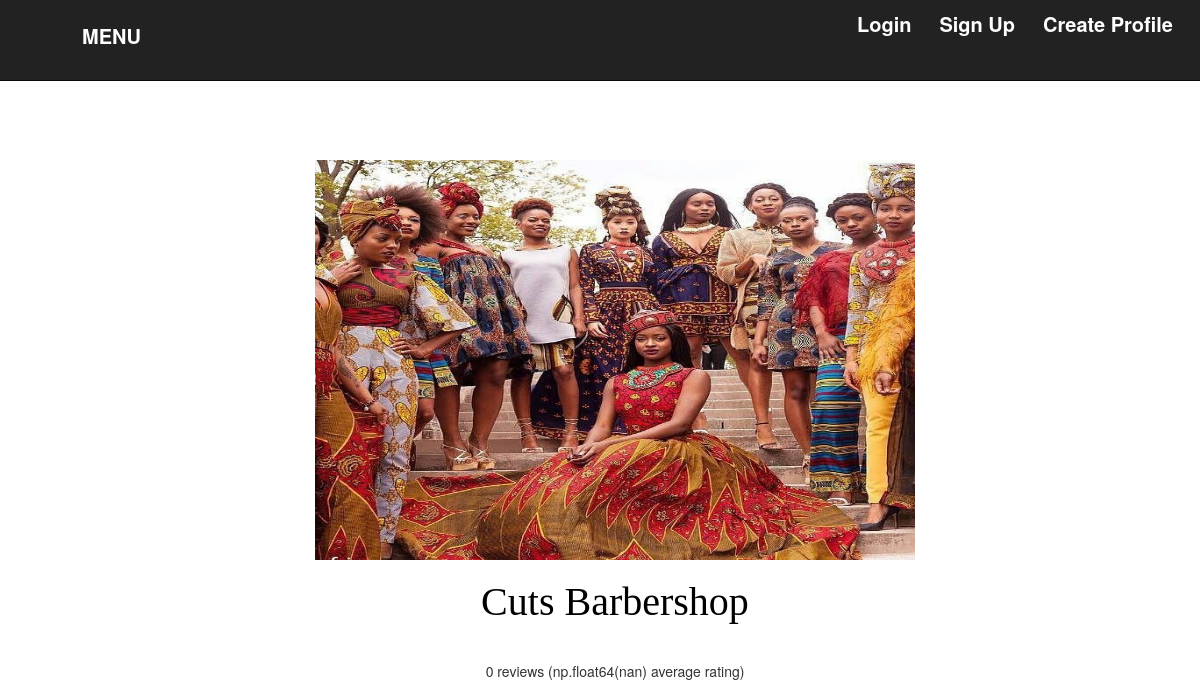
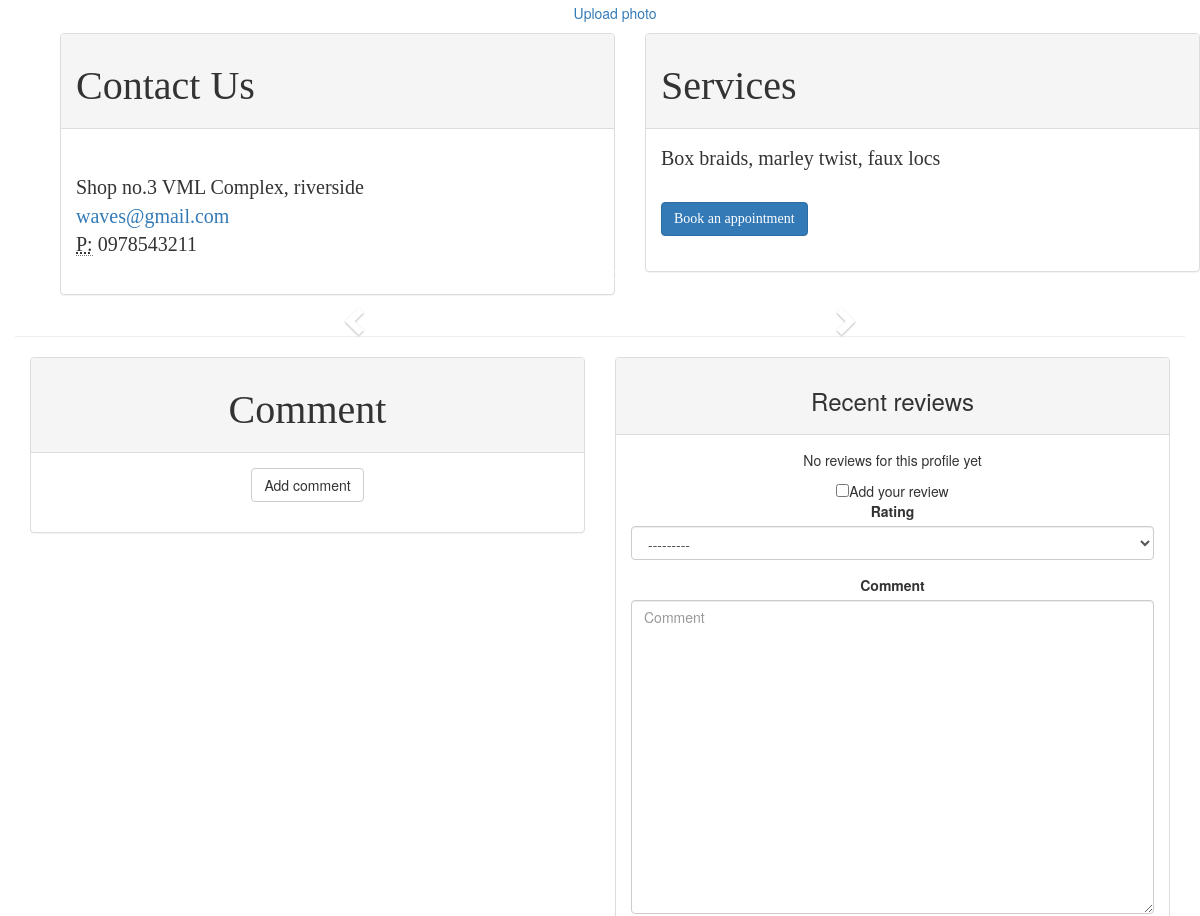
Page /profile_detail/1/ (upper part) on the earlier database version (2 pictures, top to bottom).
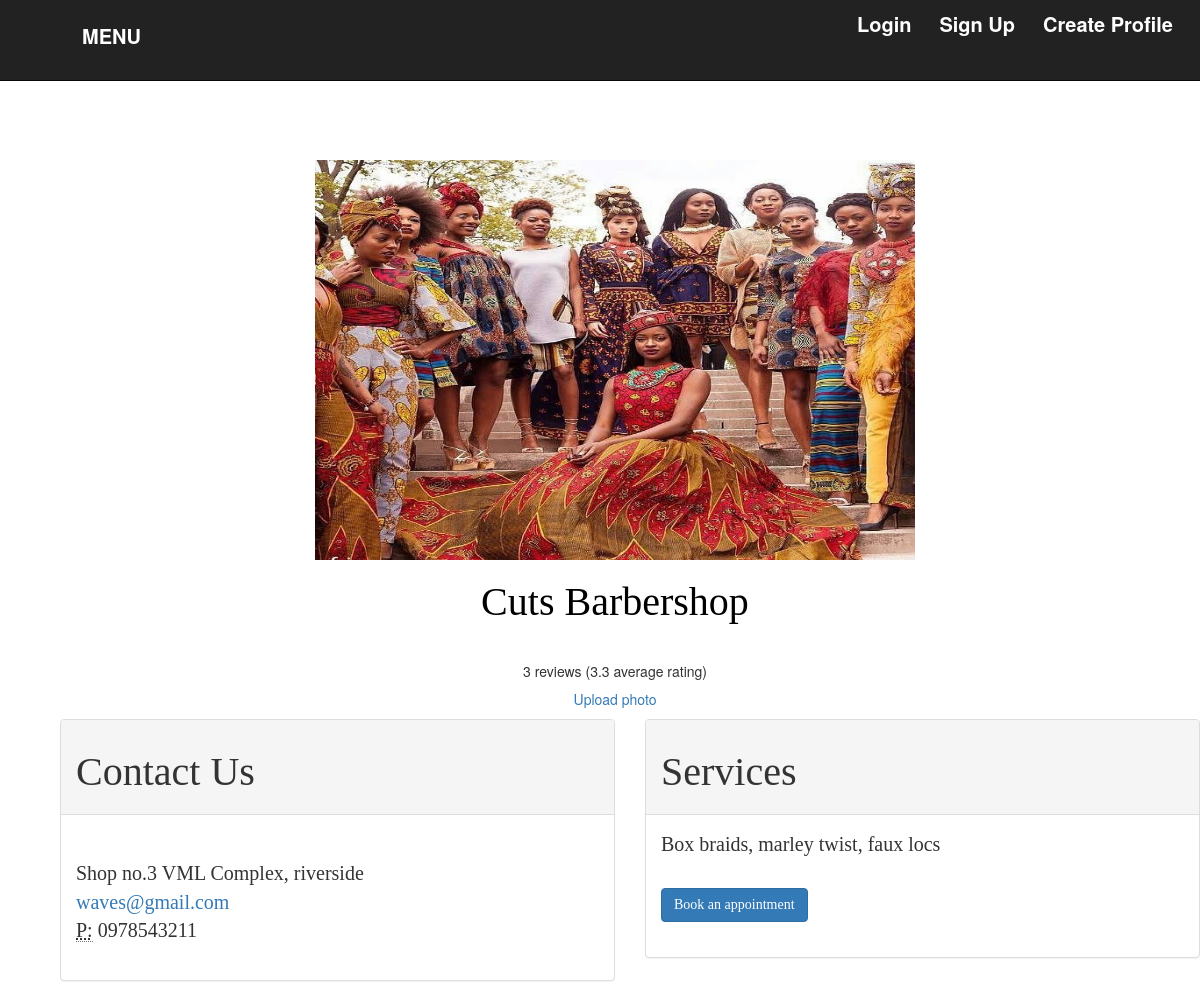
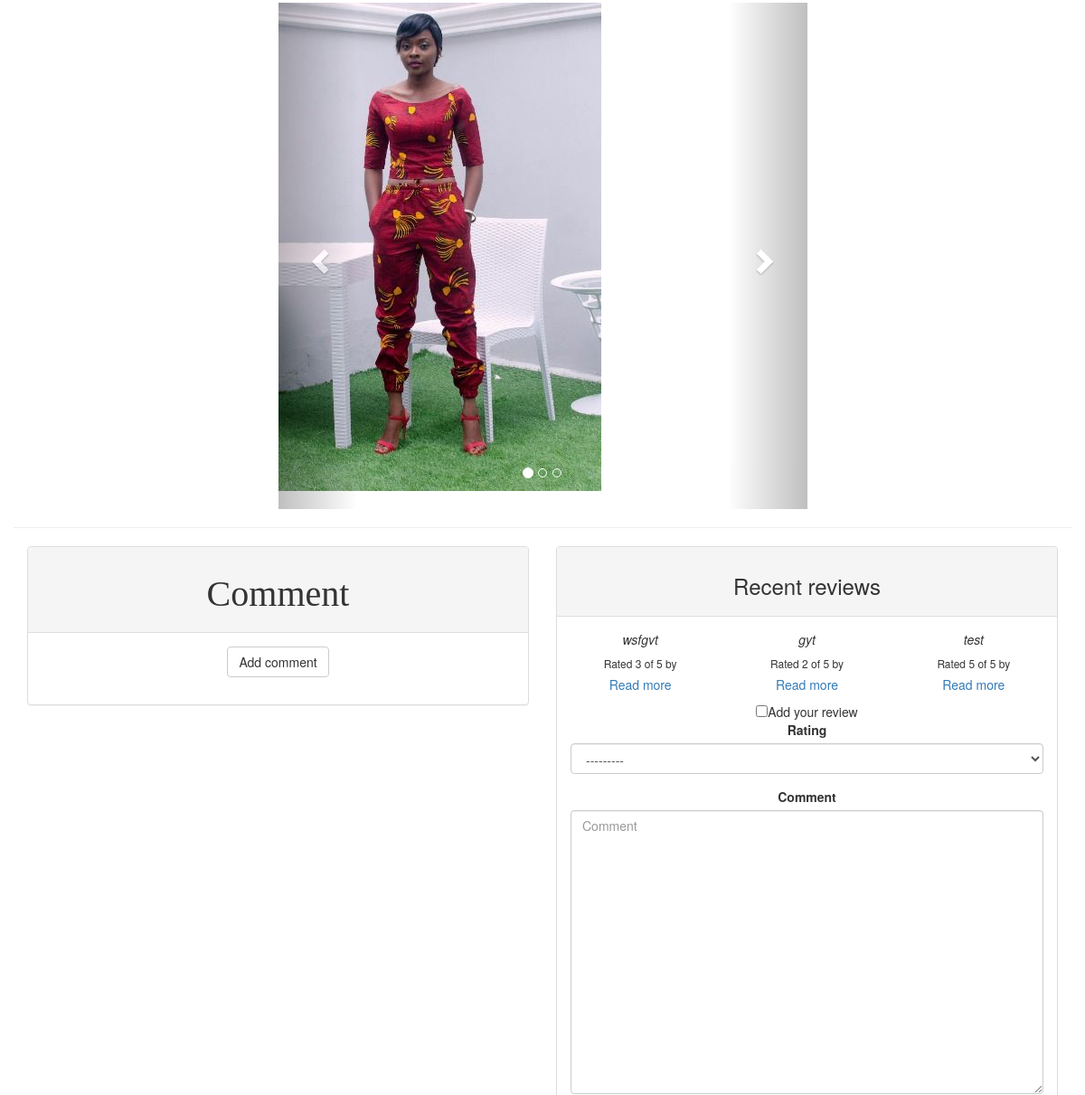
Same page on the later database version (2 pictures, top to bottom).
### wavesapp/models.py (models this page shows, shortened)
class Profile(models.Model):
    SALON_OWNER = 1
    BARBERSHOP_OWNER = 2
    FREELANCE = 3
    ROLE_CHOICES = (
        (SALON_OWNER, 'Salon_Owner'),
        (BARBERSHOP_OWNER, 'Barbershop_Owner'),
        (FREELANCE, 'Freelance'),
    )
    user = models.OneToOneField(User, on_delete=models.CASCADE)
    uploadphoto = models.FileField(upload_to="profile_photos", default=None, null=True)
    company_name = models.CharField(max_length = 30, default=None, null=True)
    phone = models.CharField(max_length=30, null=True)
    address = models.CharField(max_length=100, null=True)
    city = models.CharField(max_length=30, null=True)
    email = models.EmailField(max_length=30, null=True)
    role = models.PositiveSmallIntegerField(choices=ROLE_CHOICES, null=True, blank=True)
    Services_offered = models.TextField(default=None, null=True)
    def average_rating(self):
        all_ratings = list(map(lambda x: x.rating, self.review_set.all()))
        return np.mean(all_ratings)

class Images(models.Model):
    gallery = models.ForeignKey(Gallery, default=None)
    image = models.ImageField(upload_to="profile_photos",
                              default=None, null=True, )
    class Meta:
        verbose_name_plural='Images'

### reviews/models.py (models this page shows)
class Review(models.Model):
    RATING_CHOICES = (
        (1, '1'),
        (2, '2'),
        (3, '3'),
        (4, '4'),
        (5, '5'),
    )
    profile = models.ForeignKey(Profile, default=None, null=True)
    pub_date = models.DateTimeField('date published')
    user = models.ForeignKey(User, default=None, null=True)
    comment = models.CharField(max_length=200)
    rating = models.IntegerField(choices=RATING_CHOICES)

### wavesapp/views.py (the view)
# urls.py: url(r'^profile_detail/(?P<pk>\d+)/$', views.profile_detail, name='profile_detail'),
def profile_detail(request, pk):
    profile = get_object_or_404(Profile, user_id=pk)
    images = Images.objects.filter(gallery__user__id=pk)
    form = ReviewForm()
    return render(request, 'wavesapp/profile_detail.html', {'profile': profile, 'images': images, 'form':form})

### reviews/forms.py
class ReviewForm(ModelForm):
    class Meta:
        model = Review
        fields = [ 'rating', 'comment']
        widgets = {
            'comment': Textarea(attrs={'cols': 40, 'rows': 15})
        }

### wavesapp/templates/wavesapp/profile_detail.html (shortened to what this page needs)
{% extends "wavesapp/base.html"%}
{% load staticfiles %}
{% load bootstrap3 %}
{% block content %}
<div class="page-form" style="padding-left:30px; padding-right:30px;">
<div class="container" id="myHeader">
  <div class="row">
      <img src="{{profile.uploadphoto.url }}" alt="" width="600px" height="400px"/><br>
      <h2 style="color:black">{{profile.company_name }} </h2> <br>
      <h5>{{ profile.review_set.count }} reviews ({{ profile.average_rating | floatformat }} average rating)</h5>
      <a href="{% url 'gallery'%}">Upload photo</a>
</div><div class="container">
  <div class="row">
    <div class="details col-md-6">
      <div class="panel panel-default">
        <div class="panel-heading">  <h2>Contact Us</h2></div>
        <div class="panel-body">
          <address>
            {{profile.location }}<br>
            {{profile.address}}<br>
            <a href="mailto:{{profile.email }}">{{profile.email }}</a><br>
            <abbr title="Phone">P:</abbr> {{profile.phone }}<br>
          </address>
        </div>
      </div>
    </div>
    <div class="details col-md-6">
      <div class="panel panel-default">
        <div class="panel-heading">  <h2>Services</h2></div>
        <div class="panel-body">
          <address>
            {{profile.Services_offered}}<br><br>
            <a href="{% url 'reserve' pk=profile.user.id %}" class="btn btn-primary">
              Book an appointment</a>
            </address>
          </div>
        </div>
      </div>
    </div>
  </div>
  </div>
  </div>
  <div class="row">
    <div class="col-md-6 col-md-offset-3">
      <div id="carousel-example-generic" class="carousel slide" data-ride="carousel">
        <ol class="carousel-indicators">
          <li data-target="#carousel-example-generic" data-slide-to="0" class="active"></li>
          <li data-target="#carousel-example-generic" data-slide-to="1"></li>
          <li data-target="#carousel-example-generic" data-slide-to="2"></li>
        </ol>
        <div class="carousel-inner" role="listbox">
          {% for image in images %}
          <div class="item {% if forloop.first %}active{% endif %}">
            <img src="{{ image.image.url }}" alt="my image"/><br>
          </div>
          {% endfor %}
        </div>
        <a class="left carousel-control" href="#carousel-example-generic" role="button" data-slide="prev">
          <span class="glyphicon glyphicon-chevron-left" aria-hidden="true"></span>
        </a>
        <a class="right carousel-control" href="#carousel-example-generic" role="button" data-slide="next">
          <span class="glyphicon glyphicon-chevron-right" aria-hidden="true"></span>
        </a>
      </div>
</div>
</div>
<div class="container">
  <div class="row">
    <hr>
    <div class="col-md-6">
    <div class="panel panel-default">
  <div class="panel-heading">  <h2>Comment</h2></div>
  <div class="panel-body">
  <form class="form-group"  method="post">
    <a class="btn btn-default" href="{% url 'add_comment_to_profile' pk=profile.pk %}">Add comment</a>
  </form>
</div>
  </div>
  </div>
<div class="col-md-6">
  <div class="panel panel-default">
    <div class="panel-heading"> <h3>Recent reviews</h3></div>
    <div class="panel-body">
      {% if profile.review_set.all %}
      <div class="row">
        {% for review in profile.review_set.all %}
        <div class="col-xs-6 col-lg-4">
          <em>{{ review.comment }}</em>
          <h6>Rated {{ review.rating }} of 5 by {{ review.user_name }}</h6>
          <h5><a href="{% url 'reviews:review_detail' review.id %}">
            Read more
          </a></h5>
        </div>
        {% endfor %}
      </div>
      {% else %}
      <p>No reviews for this profile yet</p>
      {% endif %}
      <input id="more" type="checkbox">Add your review</input>
      <div id="addreview">
        <form action="{% url 'reviews:add_review' profile.id %}" method="post" class="form">
          {% bootstrap_form form layout='inline' %}
        </form>
      </div>
    </div>
  </div>
</div>
</div>
</div>
 {% endblock %}

Differences in the rows shown:
computed for Profile "Cuts Barbershop": review_set.count "0" → "3"; average_rating "np.float64(nan)" → "3.3"
added Images: image (picture)
added Review: comment "wsfgvt", rating "3"
added Review: comment "gyt", rating "2"
added Review: comment "test", rating "5"
Other differences:
text no longer shown: "No reviews for this profile yet"
